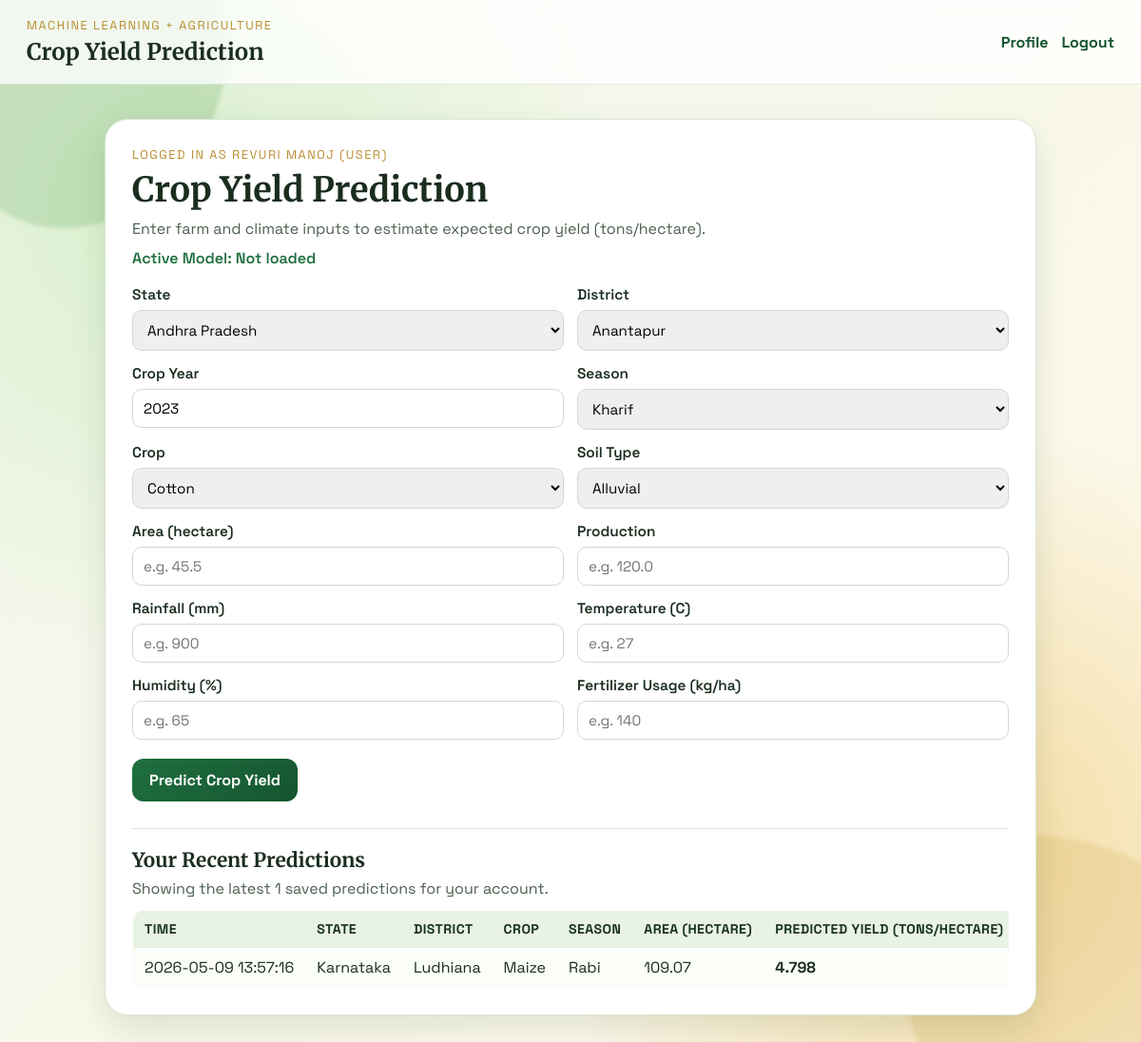
/ (signed in), run on the app's committed database.
### tables this page shows
CREATE TABLE users (
                id INTEGER PRIMARY KEY AUTOINCREMENT,
                name TEXT NOT NULL,
                email TEXT NOT NULL UNIQUE,
                password_hash TEXT NOT NULL,
                role TEXT NOT NULL CHECK(role IN ('user', 'admin')),
                created_at TEXT NOT NULL
            );

CREATE TABLE predictions (
                id INTEGER PRIMARY KEY AUTOINCREMENT,
                user_id INTEGER NOT NULL,
                state TEXT NOT NULL,
                district TEXT NOT NULL,
                crop_year INTEGER NOT NULL,
                season TEXT NOT NULL,
                crop TEXT NOT NULL,
                area REAL NOT NULL,
                production REAL NOT NULL,
                rainfall REAL NOT NULL,
                temperature REAL NOT NULL,
                humidity REAL NOT NULL,
                soil_type TEXT NOT NULL,
                fertilizer_usage REAL NOT NULL,
                predicted_yield REAL NOT NULL,
                created_at TEXT NOT NULL,
                FOREIGN KEY(user_id) REFERENCES users(id)
            );

### app.py (the view)
@app.route("/")
@login_required
def index():
    options = get_dropdown_options()
    selected_state = request.args.get("state", "").strip() or options["states"][0]
    districts_for_state = options["state_district_map"].get(selected_state, options["districts"])
    selected_district = request.args.get("district", "").strip() or (districts_for_state[0] if districts_for_state else "")
    with get_db_connection() as connection:
        history_rows = connection.execute(
            """
            SELECT predicted_yield, state, district, crop, season, area, created_at
            FROM predictions
            WHERE user_id = ?
            ORDER BY id DESC
            LIMIT 10
            """,
            (session["user_id"],),
        ).fetchall()
    return render_template(
        "index.html",
        prediction=None,
        error_message=None,
        model_name=model_name,
        options=options,
        selected_state=selected_state,
        selected_district=selected_district,
        history=history_rows,
    )

### app.py (called while the page is built, shortened)
def get_db_connection() -> sqlite3.Connection:
    connection = sqlite3.connect(DB_FILE)
    connection.row_factory = sqlite3.Row
    return connection

def load_state_district_map() -> dict:
    if OFFICIAL_LOCATIONS_CACHE.exists():
        try:
            cached_map = json.loads(OFFICIAL_LOCATIONS_CACHE.read_text(encoding="utf-8"))
            if isinstance(cached_map, dict) and cached_map:
                return {k: sorted(set(v)) for k, v in cached_map.items() if isinstance(v, list)}
        except Exception:
            pass

def login_required(view_function):
    @wraps(view_function)
    def wrapped_view(*args, **kwargs):
        if session.get("user_id") is None:
            return redirect(url_for("login"))
        return view_function(*args, **kwargs)
    return wrapped_view

def get_current_user() -> sqlite3.Row | None:
    user_id = session.get("user_id")
    if user_id is None:
        return None
    with get_db_connection() as connection:
        return connection.execute("SELECT * FROM users WHERE id = ?", (user_id,)).fetchone()

@app.context_processor
def inject_user_context() -> dict:
    return {
        "current_user": get_current_user(),
        "current_role": session.get("role"),
    }

@app.before_request
def seed_session_defaults() -> None:
    if request.endpoint in {"login", "register", "static"}:
        return
    if request.endpoint is None:
        return

### templates/index.html (shortened to what this page needs)
<!DOCTYPE html>
<html lang="en">
<head>
    <link rel="stylesheet" href="{{ url_for('static', filename='style.css') }}">
</head>
<body>
    <header class="site-nav">
        <div>
            <p class="eyebrow">Machine Learning + Agriculture</p>
            <h1 class="nav-title">Crop Yield Prediction</h1>
        </div>
        <nav class="nav-links">
            <a href="{{ url_for('profile') }}">Profile</a>
            <a href="{{ url_for('logout') }}">Logout</a>
        </nav>
    </header>
    <div class="background-shape shape-1"></div>
    <main class="page-wrap">
        <section class="card">
            <div class="heading-wrap">
                <p class="eyebrow">Logged in as {{ current_user.name }} ({{ current_role }})</p>
                <h1>Crop Yield Prediction</h1>
                <p class="subtitle">Enter farm and climate inputs to estimate expected crop yield (tons/hectare).</p>
                <p class="model-tag">Active Model: {{ model_name }}</p>
            </div>
            <form method="POST" action="{{ url_for('predict') }}" class="prediction-form">
                <div class="grid">
                    <label>
                        State
                        <select id="state-select" name="state" required>
                            {% for state in options.states %}
                            <option value="{{ state }}" {% if state == selected_state %}selected{% endif %}>{{ state }}</option>
                            {% endfor %}
                        </select>
                    </label>
                    <label>
                        District
                        <select id="district-select" name="district" required>
                            {% for district in options.state_district_map.get(selected_state, options.districts) %}
                            <option value="{{ district }}" {% if district == selected_district %}selected{% endif %}>{{ district }}</option>
                            {% endfor %}
                        </select>
                    </label>
                    <label>
                        Crop Year
                        <input type="number" name="crop_year" min="2000" max="2050" step="1" value="2023" required>
                    </label>
                    <label>
                        Season
                        <select name="season" required>
                            {% for season in options.seasons %}
                            <option value="{{ season }}">{{ season }}</option>
                            {% endfor %}
                        </select>
                    </label>
                    <label>
                        Crop
                        <select name="crop" required>
                            {% for crop in options.crops %}
                            <option value="{{ crop }}">{{ crop }}</option>
                            {% endfor %}
                        </select>
                    </label>
                    <label>
                        Soil Type
                        <select name="soil_type" required>
                            {% for soil in options.soil_types %}
                            <option value="{{ soil }}">{{ soil }}</option>
                            {% endfor %}
                        </select>
                    </label>
                    <label>
                        Area (hectare)
                        <input type="number" name="area" min="0" step="0.01" placeholder="e.g. 45.5" required>
                    </label>
                    <label>
                        Production
                        <input type="number" name="production" min="0" step="0.01" placeholder="e.g. 120.0" required>
                    </label>
                    <label>
                        Rainfall (mm)
                        <input type="number" name="rainfall" min="0" step="0.01" placeholder="e.g. 900" required>
                    </label>
                    <label>
                        Temperature (C)
                        <input type="number" name="temperature" min="0" step="0.01" placeholder="e.g. 27" required>
                    </label>
                    <label>
                        Humidity (%)
                        <input type="number" name="humidity" min="0" step="0.01" placeholder="e.g. 65" required>
                    </label>
                    <label>
                        Fertilizer Usage (kg/ha)
                        <input type="number" name="fertilizer_usage" min="0" step="0.01" placeholder="e.g. 140" required>
                    </label>
                </div>
                <button type="submit">Predict Crop Yield</button>
            </form>
            <div class="history-wrap">
                <h2>Your Recent Predictions</h2>
                <p class="history-note">Showing the latest {{ history|length }} saved predictions for your account.</p>
                <div class="table-scroll">
                    <table class="history-table">
                        <thead>
                            <tr>
                                <th>Time</th>
                                <th>State</th>
                                <th>District</th>
                                <th>Crop</th>
                                <th>Season</th>
                                <th>Area (hectare)</th>
                                <th>Predicted Yield (tons/hectare)</th>
                            </tr>
                        </thead>
                        <tbody>
                            {% for row in history %}
                            <tr>
                                <td>{{ row.created_at }}</td>
                                <td>{{ row.state }}</td>
                                <td>{{ row.district }}</td>
                                <td>{{ row.crop }}</td>
                                <td>{{ row.season }}</td>
                                <td>{{ row.area }}</td>
                                <td><strong>{{ row.predicted_yield }}</strong></td>
                            </tr>
                            {% endfor %}
                        </tbody>
                    </table>
                </div>
            </div>
        </section>
    </main>
</body>
</html>

### static/style.css (style rules this page uses)
:root { --bg-deep: #f0f6eb; --bg-soft: #fff9ea; --card: #ffffff; --primary: #1f6f3f; --primary-strong: #15552f; --accent: #b88d2f; --text-main: #1b2d1f; --text-muted: #4c5f4f; --border: #d8e6d6; --error-bg: #ffe8e8; --error-text: #8b1f1f; --success-bg: #e8f6e9; --success-text: #15552f; }
* { box-sizing: border-box; }
body { margin: 0; min-height: 100vh; font-family: "Space Grotesk", sans-serif; color: var(--text-main); background: radial-gradient(circle at 15% 20%, #d9f0cd 0%, transparent 35%), radial-gradient(circle at 85% 80%, #f3dba0 0%, transparent 33%), linear-gradient(135deg, var(--bg-deep), var(--bg-soft)); overflow-x: hidden; }
.background-shape { position: fixed; width: 320px; height: 320px; border-radius: 38% 62% 55% 45% / 42% 38% 62% 58%; filter: blur(2px); opacity: 0.25; z-index: 0; }
.shape-1 { top: -80px; left: -80px; background: #66a85f; animation: floatA 11s ease-in-out infinite; }
.page-wrap { position: relative; z-index: 2; display: flex; justify-content: center; align-items: flex-start; padding: 36px 16px 50px; }
.card { width: min(980px, 100%); background: var(--card); border: 1px solid var(--border); border-radius: 24px; padding: 28px; box-shadow: 0 14px 34px rgba(36, 68, 34, 0.12); animation: cardIn 0.7s ease; }
.heading-wrap { margin-bottom: 18px; }
.eyebrow { font-size: 0.8rem; letter-spacing: 0.12em; text-transform: uppercase; color: var(--accent); margin: 0; }
h1 { margin: 6px 0 8px; font-size: clamp(1.7rem, 3vw, 2.4rem); font-family: "Merriweather", serif; }
.subtitle { margin: 0; color: var(--text-muted); }
.model-tag { margin-top: 10px; font-weight: 600; color: var(--primary); }
.prediction-form { margin-top: 16px; }
.grid { display: grid; gap: 14px; grid-template-columns: repeat(2, minmax(220px, 1fr)); }
label { display: flex; flex-direction: column; gap: 7px; font-weight: 600; font-size: 0.96rem; }
input, select { border: 1px solid #cddcc9; border-radius: 10px; padding: 10px 11px; font-size: 0.95rem; font-family: inherit; outline: none; transition: border-color 0.2s ease, box-shadow 0.2s ease; }
button { margin-top: 20px; border: none; background: linear-gradient(135deg, var(--primary), var(--primary-strong)); color: #ffffff; font-family: inherit; font-size: 1rem; font-weight: 700; padding: 12px 18px; border-radius: 12px; cursor: pointer; transition: transform 0.15s ease, box-shadow 0.2s ease; }
.history-wrap { margin-top: 28px; border-top: 1px solid var(--border); padding-top: 20px; }
.history-wrap h2 { margin: 0; font-family: "Merriweather", serif; font-size: 1.3rem; }
.history-note { margin: 6px 0 12px; color: var(--text-muted); }
.table-scroll { width: 100%; overflow-x: auto; }
.history-table { width: 100%; min-width: 720px; border-collapse: collapse; border: 1px solid var(--border); border-radius: 12px; overflow: hidden; background: #fbfdf9; }
.history-table thead th { background: #e9f3e3; color: #18341f; font-size: 0.88rem; letter-spacing: 0.03em; text-transform: uppercase; }
.history-table th, .history-table td { padding: 10px 12px; border-bottom: 1px solid #e1ece0; text-align: left; white-space: nowrap; }
.site-nav { position: sticky; top: 0; z-index: 5; display: flex; justify-content: space-between; align-items: center; gap: 16px; padding: 18px 28px; backdrop-filter: blur(10px); background: rgba(255, 255, 255, 0.78); border-bottom: 1px solid rgba(216, 230, 214, 0.8); }
.nav-title { margin: 4px 0 0; font-family: "Merriweather", serif; font-size: 1.5rem; }
.nav-links { display: flex; gap: 14px; flex-wrap: wrap; }
.nav-links a, .auth-footer a { color: var(--primary-strong); text-decoration: none; font-weight: 700; }

### data on the page
users: name "REVURI MANOJ", role "USER"
predictions: created_at "2026-05-09 13:57:16", state "Karnataka", district "Ludhiana", crop "Maize", season "Rabi", area "109.07", predicted_yield "4.798"

### other printed values
{{ model_name }} "Not loaded"
{{ history|length }} "1"
form field state "Andhra Pradesh"
form field season "Kharif"
form field crop "Cotton"
form field soil_type "Alluvial"
